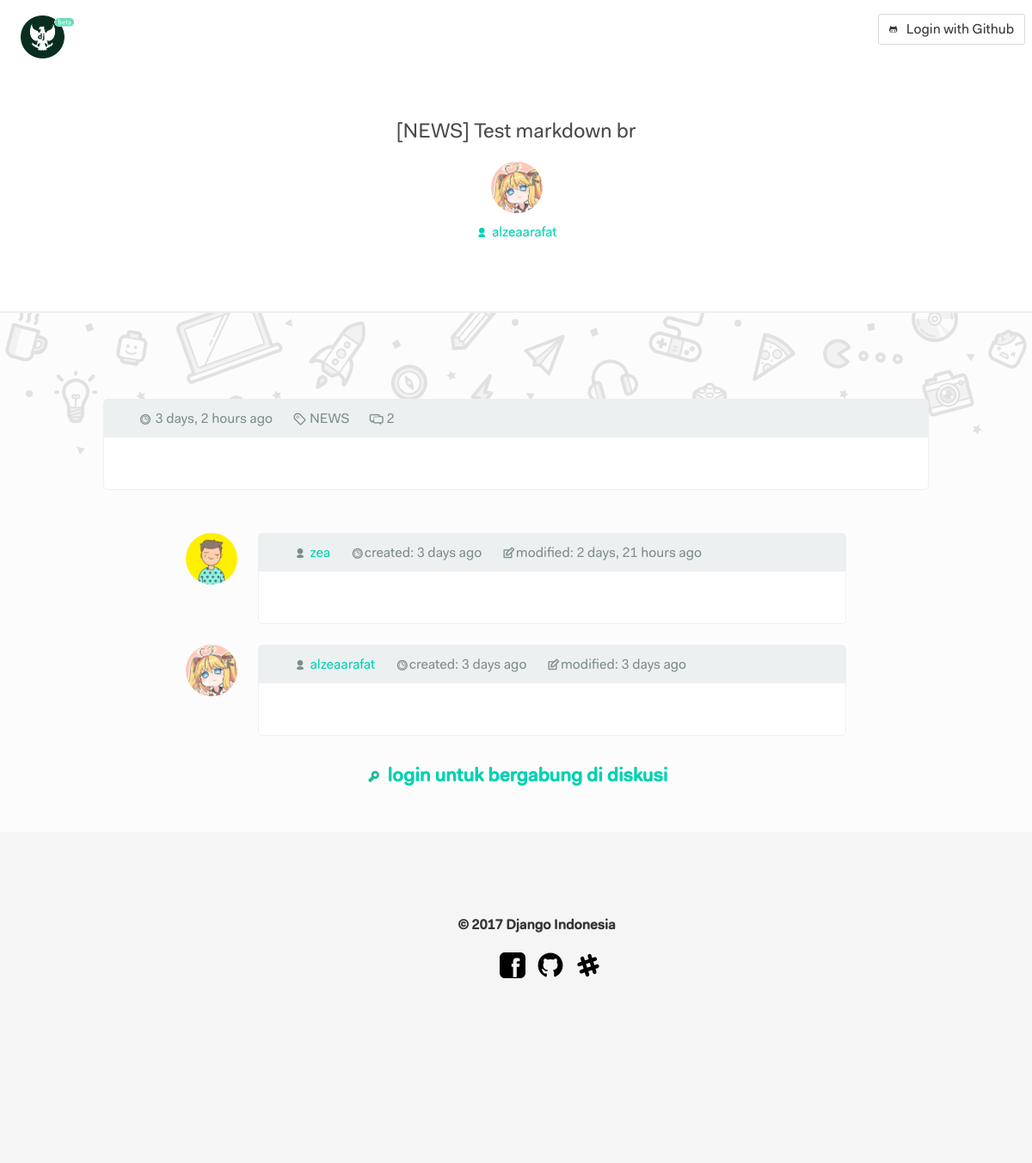
The page /thread/3/ on the database as committed earlier.
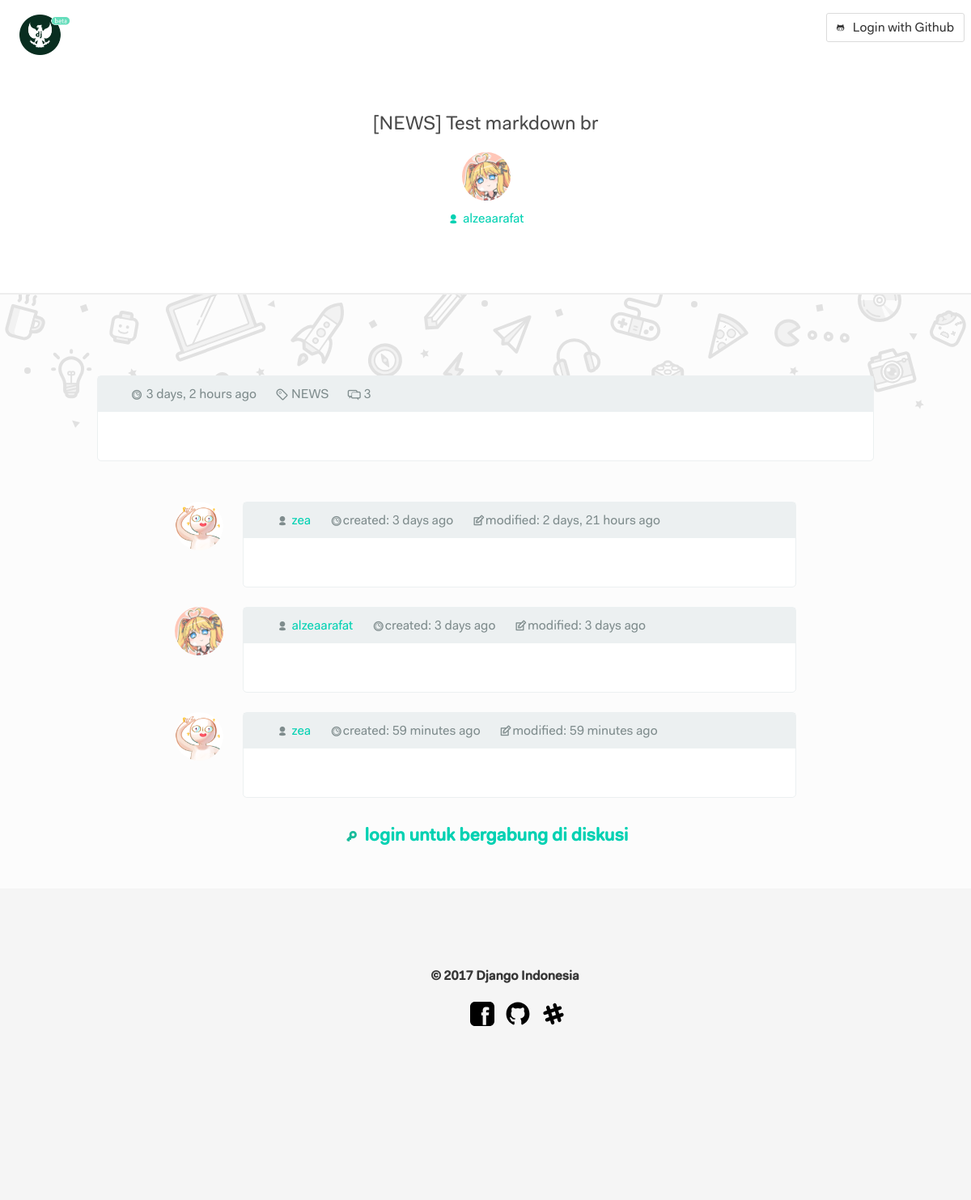
The same page on the database as committed later.
### app_forum/models.py (models this page shows, shortened)
class Forum(models.Model):
    forum_author = models.ForeignKey(
        Profile,
        related_name='user_forums',
        null=True,
        blank=True,
        on_delete=models.CASCADE
    )
    forum_title = models.CharField(
        max_length=225,
        verbose_name=u'Title',
        blank=False,
        null=False
    )
    forum_category = models.ForeignKey(
        'Category',
        verbose_name=u'Category',
    )
    forum_content = MarkdownxField(
        verbose_name=u'Content (Use Markdown)',
    )
    is_created = models.DateTimeField(
        auto_now_add=True,
        null=True,
        blank=True
    )
    is_modified = models.DateTimeField(
        auto_now=True,
        null=True,
        blank=True
    )
    is_hot = models.BooleanField(
        default=False
    )
    is_closed = models.BooleanField(
        default=False
    )

class Category(models.Model):
    id = models.AutoField(
        primary_key=True
    )
    category_title = models.CharField(
        max_length=200,
        verbose_name=u'Category Name',
        blank=False,
        null=False
    )
    slug = AutoSlugField(
        populate_from='category_title',
        unique=True
    )
    class Meta:
        verbose_name_plural = "Categories"
    def __str__(self):
        return str(self.category_title)

class Comment(models.Model):
    forum = models.ForeignKey(
        'Forum',
        related_name='forum_comments'
    )
    comment_author = models.ForeignKey(
        Profile,
        related_name='user_comments',
        null=True,
        blank=True,
        on_delete=models.CASCADE
    )
    comment_content = MarkdownxField(
        verbose_name=u'Markdown',
    )
    is_created = models.DateTimeField(
        auto_now_add=True,
    )
    is_modified = models.DateTimeField(
        auto_now=True,
        null=True,
        blank=True
    )

### app_author/models.py (models this page shows)
class Profile(models.Model):
    user = models.OneToOneField(
        User,
        on_delete=models.CASCADE
    )
    profile_picture = models.ImageField(
        upload_to='images/%Y/%m/%d',
        validators=[validate_image],
        blank=True,
        null=True
    )
    profile_name = models.CharField(
        verbose_name='Name',
        null=True,
        blank=True,
        max_length=50
    )
    profile_email = models.EmailField(
        verbose_name='Email Address',
        null=True,
        blank=True
    )
    profile_location = models.CharField(
        verbose_name='Origin/City',
        null=True,
        blank=True,
        max_length=50
    )
    profile_github = models.URLField(
        verbose_name='Github URL',
        null=True,
        blank=True
    )
    slug = AutoSlugField(
        populate_from='user',
        blank=False,
        null=False
    )
    is_created = models.DateTimeField(
        default=datetime.datetime.now,
        null=True,
        blank=True
    )
    is_moderator = models.BooleanField(
        default=False,
    )
    def __str__(self):
        return str(self.user)

### app_forum/views.py (the view)
# urls.py: url(r'^thread/(?P<pk>[-\w]+)/$', views.forum_single_view, name='forum_single'),
def forum_single_view(request, pk):
    forum = get_object_or_404(Forum, pk=pk)
    forum_comments = Comment.objects.filter(forum=forum.id)
    form = CommentForm()
    template = 'app_forum/main/forum_single.html'
    context = {'forum': forum, 'forum_comments': forum_comments, 'form': form}
    if request.method == "POST":
        form = CommentForm(request.POST)
        if form.is_valid():
            comment = form.save(commit=False)
            comment.comment_author = Profile.objects.get(user=request.user)
            comment.created_date = datetime.now()
            comment.forum = forum
            comment.save()
            return redirect('forum_single', pk=forum.pk)
    else:
        return render(request, template, context)

### app_forum/templatetags/show_markdown.py (called while the page is built)
@register.filter
def show_markdown(text):
    return markdownify(text)

### app_forum/templates/app_forum/main/forum_single.html (shortened to what this page needs)
{% extends "app_forum/main/forum_base.html" %}
{% load humanize %}
{% load crispy_forms_tags %}
{% load socialaccount %}
{% load show_markdown %}
{% load staticfiles %}
{% block content %}
    <div class="dj-forum-single-wrapper">
        <div class="container">
            <div class="columns">
                <div class="column">
                    <div class="dj-forum-single-heading">
                        <h1>[{{ forum.forum_category }}] {{ forum.forum_title }}</h1>
                        <div class="dj-forum-single-author-wrapper">
                             {% if forum.forum_author.profile_picture %}
                            <div class="dj-author-avatar-rounded" style="background: url('{{ request.META.HTTP_NAME }}/media/{{ forum.forum_author.profile_picture }}') no-repeat center center; background-size: cover;"></div>
                            {% else %}
                            <div class="dj-author-avatar-rounded" style="background: url('{% static "img/you-face.gif" %}') no-repeat center center; background-size: cover;"></div>
                            {% endif %}
                        </div>
                        <a href="{% url "author_single" slug=forum.forum_author.slug %}" class=""><span class="typcn typcn-user"></span> {{ forum.forum_author }}</a>
                    </div>
                </div>
            </div>
        </div>
    </div>
    {% include "app_forum/partials/_doodle.html" %}
    <div class="dj-forum-single-body-wrapper">
        <div class="dj-forum-single-content-wrapper">
            <div class="container-narrow">
                <div class="columns">
                    <div class="column">
                        <div class="dj-forum-single-box">
                            <div class="dj-forum-single-box-meta">
                                <ul>
                                    <li><span class="typcn typcn-time"></span> {{ forum.is_created|naturaltime }}</li>
                                    <li><span class="typcn typcn-tag"></span> {{ forum.forum_category }}</li>
                                    <li><span class="typcn typcn-messages"></span> {{ forum.forum_comments.count }}</li>
                                </ul>
                            </div>
                            <div class="dj-forum-single-content">
                            </div>
                        </div>
                    </div>
                </div>
            </div>
        </div>
        <div class="dj-forum-single-comments-wrapper">
            <div class="container-narrow-2">
                {% for comment in forum_comments %}
                <div class="columns">
                    <div class="column is-narrow">
                        {% if comment.comment_author.profile_picture %}
                        <div class="dj-author-avatar-rounded" style="background: url('{{ request.META.HTTP_NAME }}/media/{{ comment.comment_author.profile_picture }}') no-repeat center center; background-size: cover;"></div>
                        {% else %}
                        <div class="dj-author-avatar-rounded" style="background: url('{% static "img/you-face.gif" %}') no-repeat center center; background-size: cover;"></div>
                        {% endif %}
                    </div>
                    <div class="column">
                        <div class="dj-forum-single-box-comment">
                            <div class="dj-forum-single-box-meta-comment">
                                <ul>
                                    <li><span class="typcn typcn-user"></span> <a href="{% url 'author_single' slug=comment.comment_author.slug %}">{{ comment.comment_author }}</a></li>
                                    <li><span class="typcn typcn-time"></span>created: {{ comment.is_created|naturaltime }}</li>
                                    <li><span class="typcn typcn-edit"></span>modified: {{ comment.is_modified|naturaltime }}</li>
                                </ul>
                            </div>
                            <div class="dj-forum-single-content-comment">
                            </div>
                        </div>
                    </div>
                </div>
                {% endfor %}
            </div>
        </div>
       {% if request.user.is_authenticated and forum.is_closed != True %}
       <div class="dj-forum-single-comment-form-wrapper">
            <div class="container-narrow-3">
                <div class="columns">
                    <div class="column is-narrow">
                        <div class="dj-author-avatar-rounded" style="background: url('{{ request.META.HTTP_NAME }}/media/{{ request.user.profile.profile_picture }}') no-repeat center center; background-size: cover;">
                        </div>
                    </div>
                    <div class="column">
                        <div>
                            <form action="" enctype="multipart/form-data" method="post">{% csrf_token %}
                                <div class="form-group">
                                    {{ form.comment_content|as_crispy_field|safe }}
                                </div>
                                <button class="button is-primary" type='submit'>Submit</button>
                            </form>
                        </div>
                    </div>
                </div>
            </div>
       </div>
       {% elif request.user.is_authenticated and forum.misc_closed != False %}
       <div class="dj-forum-closed">
           <h4><span class="typcn typcn-lock-closed" style="color: #f1c40f;"></span> thread closed</h4>
       </div>
        {% elif request.user.is_anonymous %}
        <div class="dj-forum-closed">
            <h4><a href="{% provider_login_url "github" process="login" %}"><span class="typcn typcn-key" style="color: #1abc9c;"></span> login untuk bergabung di diskusi</a></h4>
        </div>
       {% endif %}
    </div>
{% endblock %}

### app_forum/templates/app_forum/main/forum_base.html (shortened to what this page needs)
{% load staticfiles %}
<!DOCTYPE html>
<html lang="en">
    <head>
        {% include "app_forum/partials/_header.html" %}
    </head>
    <header>
        {% include "app_forum/partials/_navbar.html" %}
    </header>
    <body id="hl-body-wrapper">
        <div id="content" class="site-content">
            {% block content %}
            {% endblock %}
        </div>
    </body>
    <footer class="footer">
        {% include "app_forum/partials/_footer.html" %}
    </footer>
</html>

### app_forum/templates/app_forum/partials/_header.html (shortened to what this page needs)
{% load staticfiles %}
<link rel="stylesheet" type="text/css" href="{% static "css/bulma.css" %}">
<link rel="stylesheet" type="text/css" href="{% static "css/typicons.min.css" %}">
<link rel="stylesheet" type="text/css" href="{% static "css/pygments.css" %}">
<link rel="stylesheet" type="text/css" href="{% static "css/base.min.css" %}">

### app_forum/templates/app_forum/partials/_navbar.html (shortened to what this page needs)
{% load account %}
{% load socialaccount %}
{% load staticfiles %}
<div class="dj-navbar-wrapper">
    <div class="container">
        <nav class="navbar is-transparent" role="navigation" aria-label="main navigation">
            <div class="navbar-brand">
                <a class="navbar-item" href="/">
                    <img src="{% static 'img/logo.png' %}" alt="Django Indonesia" width="112" height="28">
                </a>
            </div>
            <div class="navbar-menu">
                <div class="navbar-end">
                    <a class="navbar-item">
                        {% if not request.user.is_authenticated %}
                        <p class="control">
                            <a class="button" href="{% provider_login_url "github" process="login" %}">
                                <span class="icon">
                                    <span class="typcn typcn-social-github"></span>
                                </span>
                                <span>Login with Github</span>
                            </a>
                        </p>
                        {% endif %}
                    </a>
                </div>
            </div>
        </nav>
    </div>
</div>

### app_forum/templates/app_forum/partials/_doodle.html (shortened to what this page needs)
{% load staticfiles %}
<div class="title-with-icons">

### app_forum/templates/app_forum/partials/_footer.html
{% load staticfiles %}
<footer class="footer">
  <div class="container">
    <div class="content has-text-centered dj-footer-wrapper">
      <p>
        <strong>&copy; 2017 Django Indonesia</strong>
      </p>
      <p>
        <ul>
            <li><a href="https://www.facebook.com/groups/DjangoID/"><img src="{% static "img/icons8-facebook_filled.svg" %}"></a></li>
            <li><a href="https://github.com/django-id/"><img src="{% static "img/icons8-github_filled.svg" %}"></a></li>
            <li><a href="https://django-id.herokuapp.com/"><img src="{% static "img/icons8-slack_filled.svg" %}"></a></li>
        </ul>
      </p>
    </div>
  </div>
</footer>

Rows that differ between the two databases and show on the page:
computed for Forum "Test markdown br": forum_comments.count "2" → "3"
changed through a linked row, Comment "2 days, 21 hours ago": profile_picture: picture added; comment_author.profile_picture: picture removed
added Comment: comment_author "zea", is_created "59 minutes ago", is_modified "59 minutes ago"
